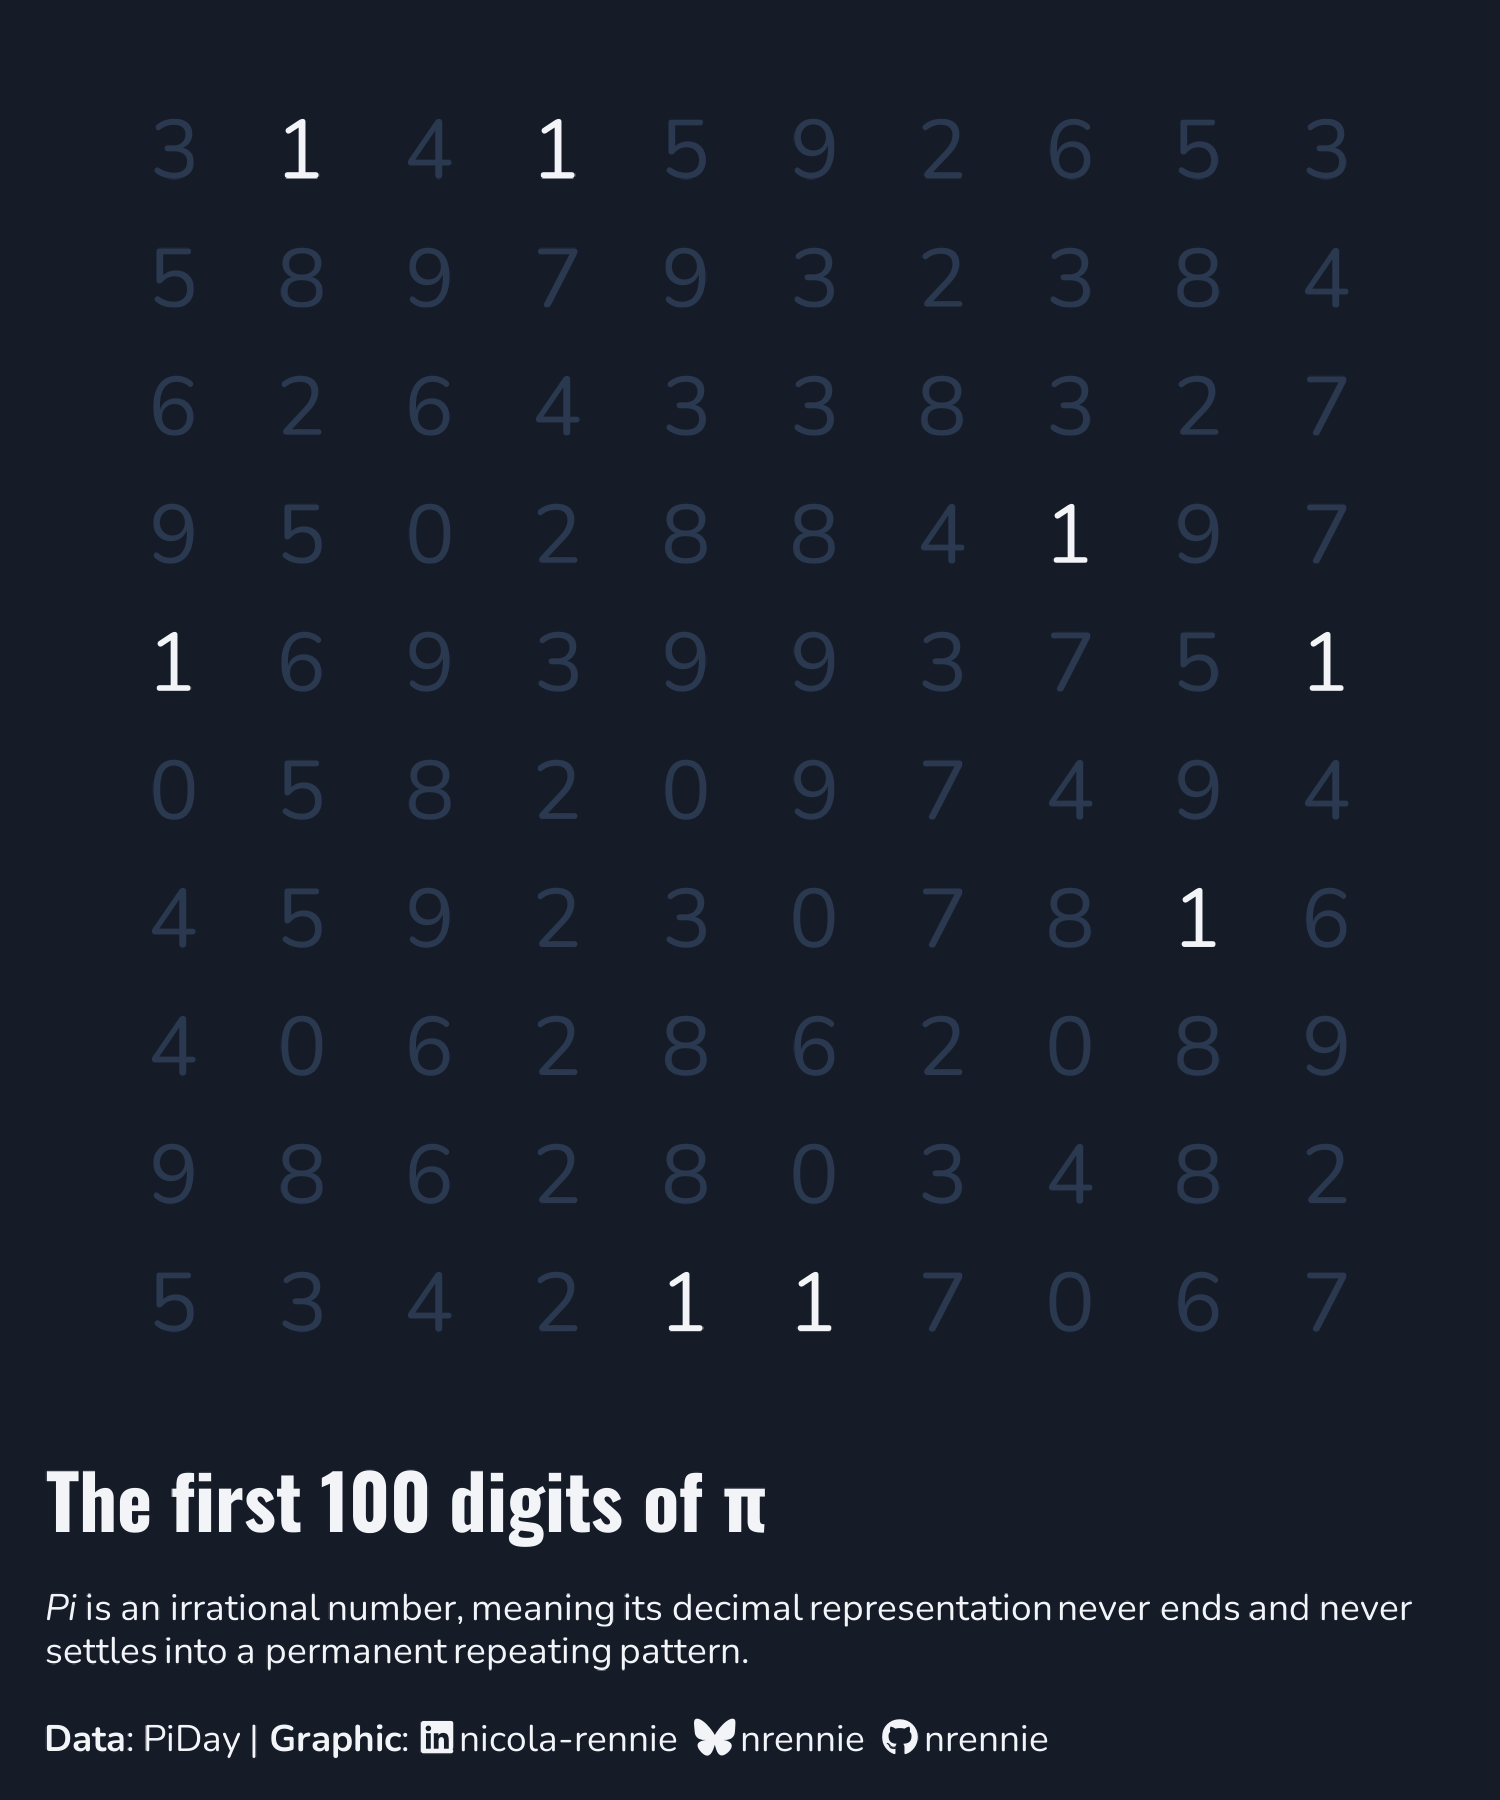

The R source for this figure:
# Load packages -----------------------------------------------------------

library(tidyverse)
library(showtext)
library(ggtext)
library(nrBrand)
library(glue)
library(ggview)
library(magick)


# Load data ---------------------------------------------------------------

tuesdata <- tidytuesdayR::tt_load("2026-03-24")
pi_digits <- tuesdata$pi_digits


# Load fonts --------------------------------------------------------------

font_add_google("Oswald")
font_add_google("Nunito")
showtext_auto()
showtext_opts(dpi = 300)
title_font <- "Oswald"
body_font <- "Nunito"


# Define colours and fonts-------------------------------------------------

bg_col <- "#151C28"
text_col <- "#F2F4F8"


# Define text -------------------------------------------------------------

social <- nrBrand::social_caption(
  bg_colour = bg_col,
  icon_colour = text_col,
  font_colour = text_col,
  font_family = body_font,
  mastodon = NA
)
st <- "*Pi* is an irrational number, meaning its decimal representation never ends and never settles into a permanent repeating pattern.<br><br>"


# Function ----------------------------------------------------------------

# n - number of rows/columns
# highlight - digits to highlight

pi_plot <- function(n = 10, highlight = 0:9, size = 18) {
  # Data
  plot_data <- pi_digits |>
    slice_head(n = n^2) |>
    mutate(
      row = rep(1:n, each = n),
      col = rep(1:n, times = n)
    )
  # Text
  title <- glue("<span style='font-family:{title_font};font-size:18pt;'>**The first {n^2} digits of π**</span><br><br>")
  cap <- paste0(title, st, source_caption(source = "PiDay", graphic = social, sep = " | "))
  # Plot
  g <- ggplot(
    data = plot_data,
    mapping = aes(
      x = col, y = row, label = digit,
      colour = digit %in% highlight
    )
  ) +
    geom_text(
      family = body_font, size.unit = "pt",
      size = size
    ) +
    scale_y_reverse(limits = c(n + 0.5, 0.5)) +
    scale_x_continuous(limits = c(0.5, n + 0.5)) +
    scale_colour_manual(
      values = c("TRUE" = text_col, "FALSE" = "#2A3850")
    ) +
    labs(caption = cap) +
    coord_fixed() +
    theme_void(base_size = 11, base_family = body_font) +
    theme(
      plot.margin = margin(5, 5, 5, 5),
      legend.position = "none",
      plot.title.position = "plot",
      plot.caption.position = "plot",
      plot.background = element_rect(fill = bg_col, colour = bg_col),
      panel.background = element_rect(fill = bg_col, colour = bg_col),
      plot.caption = element_textbox_simple(
        colour = text_col,
        hjust = 0,
        halign = 0,
        margin = margin(b = 5, t = 10),
        family = body_font
      ),
      strip.text = element_textbox_simple(
        face = "bold",
        margin = margin(t = 10),
        size = rel(0.9)
      ),
      panel.grid.minor = element_blank()
    )
  return(g)
}


# Plot --------------------------------------------------------------------

pi_plot(n = 10, highlight = 1, size = 20) +
  canvas(
    width = 5, height = 6,
    units = "in", bg = bg_col,
    dpi = 300
  ) -> p


# Save --------------------------------------------------------------------

save_ggplot(
  plot = p,
  file = file.path("2026", "2026-03-24", paste0("20260324", ".png"))
)


# Gif ---------------------------------------------------------------------

h_vals <- c(list(0:9), as.list(0:9))
for (i in 1:length(h_vals)) {
  p <- pi_plot(highlight = h_vals[[i]])
  fname <- glue('2026/2026-03-24/gifs/{str_pad(i, 2, "left", "0")}.png')
  ggsave(fname, p, width = 5, height = 6)
}

frames <- lapply(sprintf("2026/2026-03-24/gifs/%02d.png", 1:11), image_read)
gif_frames <- list()
n_morph <- 5
n_hold <- 10 
for (i in 1:(length(frames) - 1)) {
  hold <- rep(list(frames[[i]]), n_hold)
  morphed <- image_morph(c(frames[[i]], frames[[i+1]]), frames = n_morph)
  gif_frames <- c(gif_frames, hold, as.list(morphed))
}
gif_frames <- c(gif_frames, rep(list(frames[[11]]), n_hold))
gif_animated <- image_animate(image_join(gif_frames), fps = 20, optimize = TRUE)
image_write(gif_animated, file.path("2026", "2026-03-24", paste0("20260324", ".gif")))

unlink("2026/2026-03-24/gifs/", recursive = TRUE)


# Bigger gif --------------------------------------------------------------

h_vals <- c(list(0:9), as.list(0:9))
for (i in 1:length(h_vals)) {
  p <- pi_plot(n = 50, highlight = h_vals[[i]], size = 7)
  fname <- glue('2026/2026-03-24/gifs/{str_pad(i, 2, "left", "0")}.png')
  ggsave(fname, p, width = 5, height = 6)
}

frames <- lapply(sprintf("2026/2026-03-24/gifs/%02d.png", 1:11), image_read)
gif_frames <- list()
n_morph <- 5
n_hold <- 10 
for (i in 1:(length(frames) - 1)) {
  hold <- rep(list(frames[[i]]), n_hold)
  morphed <- image_morph(c(frames[[i]], frames[[i+1]]), frames = n_morph)
  gif_frames <- c(gif_frames, hold, as.list(morphed))
}
gif_frames <- c(gif_frames, rep(list(frames[[11]]), n_hold))
gif_animated <- image_animate(image_join(gif_frames), fps = 20, optimize = TRUE)
image_write(gif_animated, file.path("2026", "2026-03-24", paste0("20260324-50", ".gif")))

unlink("2026/2026-03-24/gifs/", recursive = TRUE)
